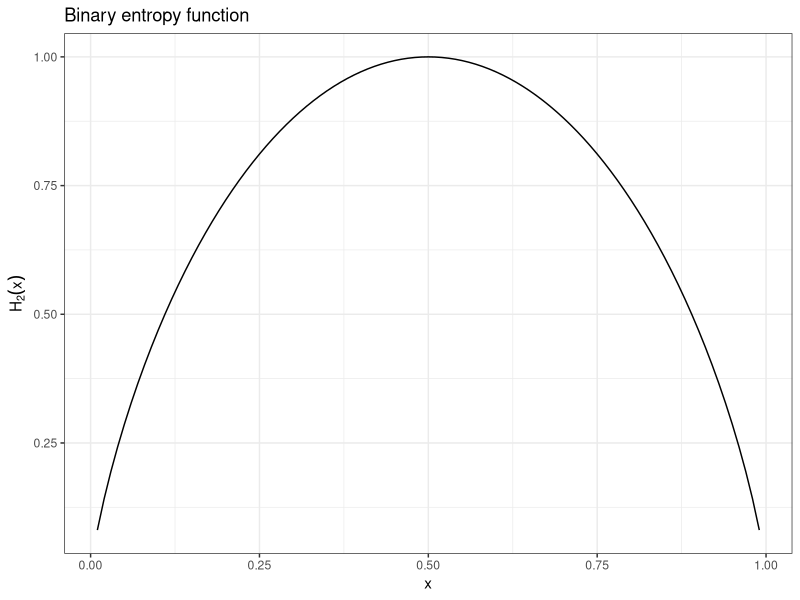
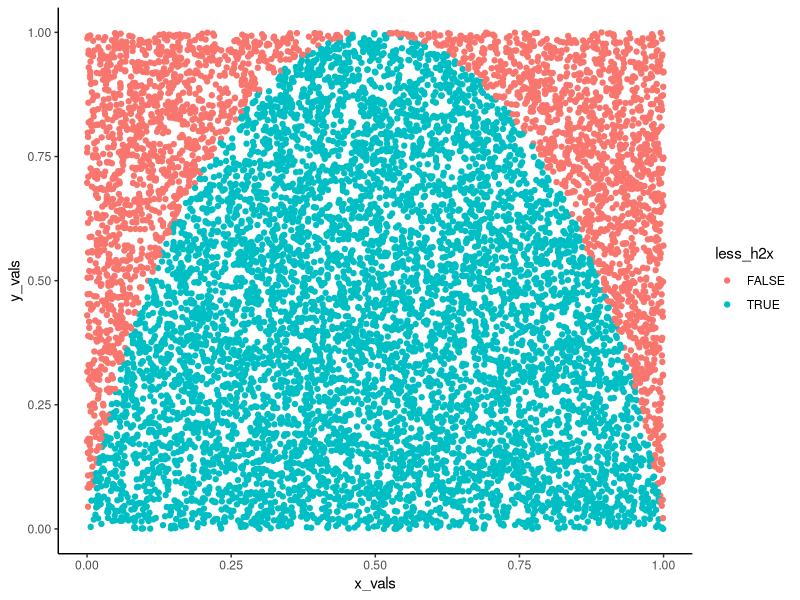
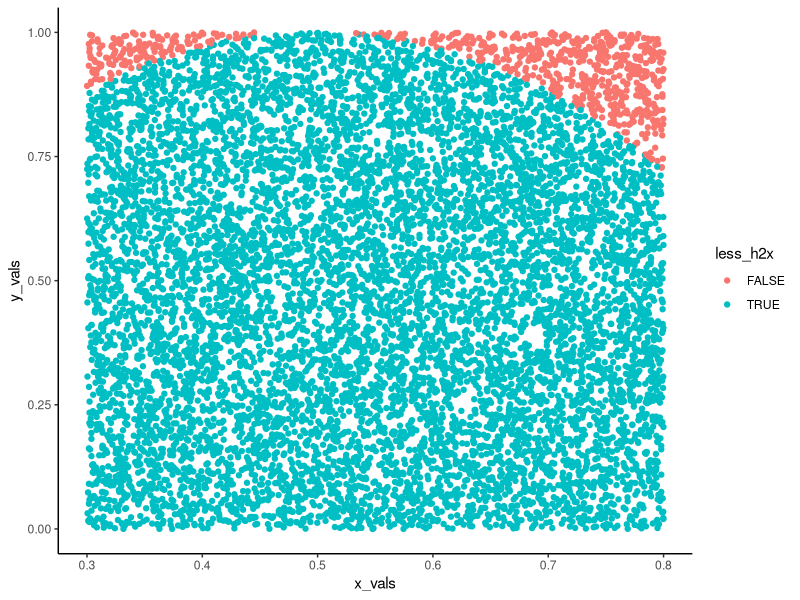
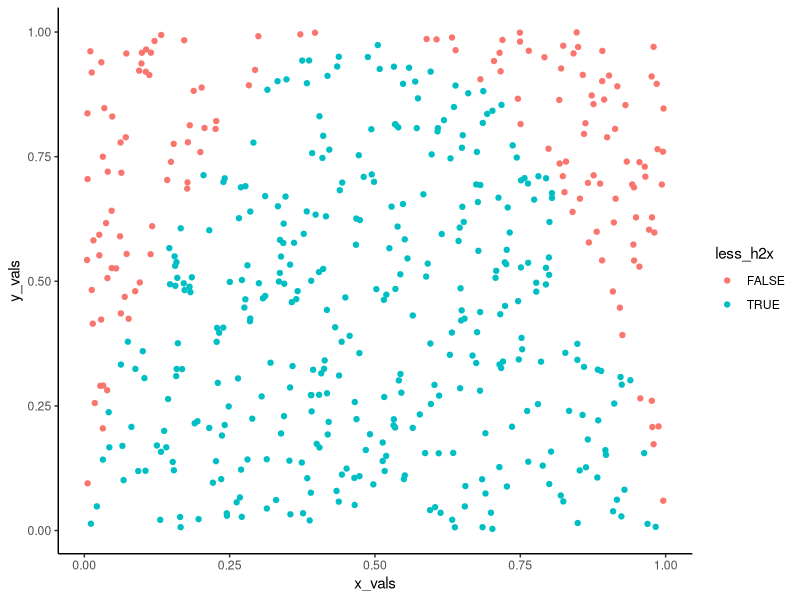

The R script that drew these images, in order: (Note: a time limit stopped this script after it produced the figures.)
## ---- chunk 1
### Binary entropy function.
### This function takes on an x between zero and one and returns the H2(x) of this value

h2x <- function (x){
  x * log2(1/x) + (1-x) * log2(1/(1-x)) #Note that the binary entropy function 
}

h2x_df <- data.frame(x = seq(0.01, 0.99, 0.01), h2x = h2x(seq(0.01, 0.99, 0.01)))

library(ggplot2)

ggplot(h2x_df, aes(x = x, y = h2x)) +
  geom_line() +
  theme_bw() +
  labs(
    title = "Binary entropy function",
  ) +
  ylab(bquote(H[2](x)))


## ---- chunk 2
library(dplyr)
##library(purrr) - I thought I'd need purr. Then i realized how simple this is if we vectorize :)

##First set up a base DF, with 10000 sims.

sampler_results <- data.frame(x_vals = runif(10000, 0, 1), 
                              y_vals = runif(10000, 0, 1)) %>%
  ##Next check if the values are less than the H2(x) values
  mutate(
    h2x_vals = h2x(x_vals),
    less_h2x = if_else(y_vals <= h2x_vals, TRUE, FALSE) #I broke this up into two steps, so I can check if the intermediate steps work the way they should :)
  )


## ---- chunk 3

area_under_curve <- sampler_results %>%
  summarize(
    n_total = n(),
    under_curve = sum(less_h2x),
    area = under_curve / n_total
  ) %>%
  pull(area)

area_under_curve

## ---- chunk 4
sampler_results %>%
  ggplot(aes(x = x_vals, y = y_vals, color = less_h2x)) +
  geom_point() +
  theme_classic()
## ---- chunk 5
simulate_h2x <- function (x1, x2, n_sims){
  ### Takes on values of x and returns the H2(x) integral between those values.
  ### Assumes x1 < x2 and 0 < x1, x2 < 1
  
  
  simulation_results <- data.frame(x_vals = runif(n_sims, x1, x2), 
                              y_vals = runif(n_sims, 0, 1)) %>%
  ##Next check if the values are less than the H2(x) values
  mutate(
    h2x_vals = h2x(x_vals),
    less_h2x = if_else(y_vals <= h2x_vals, TRUE, FALSE) #I broke this up into two steps, so I can check if the intermediate steps work the way they should :)
  )
  
  simulation_results
}


#Run a visual test

simulate_h2x(0.3, 0.8, 10000) %>%
  ggplot(aes(x = x_vals, y = y_vals, color = less_h2x)) +
  geom_point() +
  theme_classic()

## ---- chunk 6
read_h2x_mc <- function (mc_results, x1, x2, y1 = 0, y2 = 1){
  ###The function takes on the raw MC results and returns the area under the curve between X1 and x2.
  
  area_checked <- (x2 - x1) * (y2 - y1)
  
  result <- mc_results %>%
    summarize(
      n_total = n(),
      n_under = sum(less_h2x),
      area_under_curve = area_checked * n_under / n_total
    ) %>%
    pull(area_under_curve)
    
  
  round(result[1], 3) #Return as a single value, not a vector
  
}

##Test
simulate_h2x(0, 1, 10000) %>%
  read_h2x_mc(x1 = 0, x2 = 1)




## ---- chunk 7
wrap_h2x_mc <- function (x1, x2, y1 = 0, y2 = 0, n_sims){
  ###Wrapper function chaining the actual MC simulation and the result reader
  
  simulate_h2x(x1, x2, n_sims) %>%
    read_h2x_mc(x1, x2)
  
}

##Test
wrap_h2x_mc(x1= 0.2, x2 = 0.35, n_sims = 5000)



## ---- chunk 8
simulate_h2x(0, 1, 500) %>%
  ggplot(aes(x = x_vals, y = y_vals, color = less_h2x)) +
  geom_point() +
  theme_classic()
## ---- chunk 9
wrap_control_h2x_mc <- function (x1, x2, target_sd, num_mcs){
  ### The function takes on arguments relating to the range over which we want to integrate and returns the distribution of num_mcs results, with an SD of less than the target_sd.
  ### Assumes x1>x2
  
  ## Calculate max y
  y2 <- data.frame(x_values = seq(x1, x2, length.out = 100)) %>%
    mutate(y_values = h2x(x_values)) %>%
    summarize(max_y = max(y_values, na.rm = TRUE)) %>%
    pull(max_y)
  
  y2 <- min(1, y2 + 0.01) #What we want to do here is make sure that the upper sampler level is over the actual maximum within a given range

  ## Set up the vector  to track the different MC results
  n_sims <- 1000
  mc_sigma <- 20 #Set a too high starting MC sigma to avoid the while loop from not working
  
  while (mc_sigma > target_sd) {
    mc_results <- c()
    
    for (i in 1:num_mcs) {
      indiv_mc_result <- simulate_h2x(x1, x2, n_sims) %>%
        read_h2x_mc(x1, x2, y1 = 0, y2 = y2)
      
      mc_results <- c(mc_results, indiv_mc_result)
      
    }
    n_sims <- n_sims * 2
    mc_sigma <- sd(mc_results)
    mc_mu <- mean(mc_results)
    
  }
  
  final_result <- c(mc_mu, mc_sigma, n_sims)
  names(final_result) <- c("mc_mu", "mc_sigma", "n_sims")
  
  final_result
  
  
}


##Test
Sys.time()
wrap_control_h2x_mc(x1 = 0, x2=  1, target_sd = 0.001, num_mcs = 5)
wrap_control_h2x_mc(x1 = 0, x2 = 1, target_sd = 0.000001, num_mcs = 5)
Sys.time()

## ---- chunk 10

time_elapsed <- c()
target_sigma <- 0.1 ^ seq(1, 6, by = 1) #A nice hack for geometric progressions from the internet

for (i in 1:length(target_sigma)) {
  time_start <- Sys.time()
  wrap_control_h2x_mc(x1 = 0, x2=  1, target_sd = target_sigma[i], num_mcs = 20) #Note higher number of simulations
  time_end <- Sys.time()
  time_elapsed <- c(time_elapsed, time_end - time_start)
}

time_track_results <- data.frame(target_sigma, time_elapsed)

time_track_results %>%
  ggplot(aes(x = target_sigma, y = time_elapsed)) +
  geom_point() +
  geom_line(linetype = "dotted") +
  theme_bw() +
  scale_x_continuous(trans = "log10")
